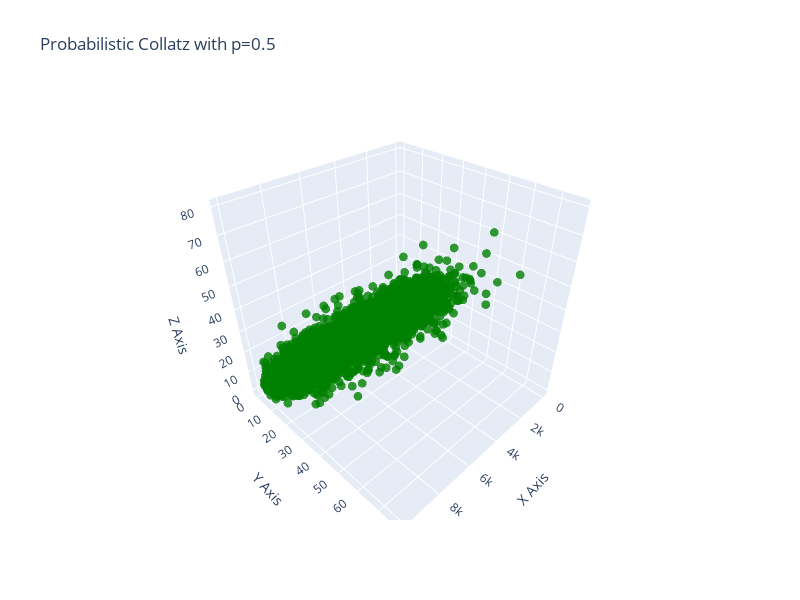

The notebook cell this image was saved under:
### Code cell
from utils.orbit_info import OrbitInfo

def point_builder(info: OrbitInfo):
    return (info.n, info.get_total_op_count('m3a3'), info.get_total_op_count('m3a1'))

p = .5
probabilstic_option = cc.create_probabilistic_options(p)
graphing.graph_options_evaluation(10000, [probabilstic_option], point_builder, ['green'], title=f"Probabilistic Collatz with p={p}");

### Figure 1 — Plotly figure (JSON) as saved in the notebook; plotly's stock layout.template omitted (floating-point values rounded to 4 significant figures; data arrays with more than 128 entries replaced by an {"elided": "..."} marker saying what was removed)
{"data": [{"hoverinfo": "text", "marker": {"color": {"elided": "9999 str values"}, "opacity": 0.8, "size": 3}, "mode": "markers", "text": {"elided": "9999 str values"}, "type": "scatter3d", "x": {"elided": "9999 int values"}, "y": {"elided": "9999 int values"}, "z": {"elided": "9999 int values"}}], "layout": {"height": 600, "scene": {"xaxis": {"title": {"text": "X Axis"}}, "yaxis": {"title": {"text": "Y Axis"}}, "zaxis": {"title": {"text": "Z Axis"}}}, "title": {"text": "Probabilistic Collatz with p=0.5"}, "width": 800}}
